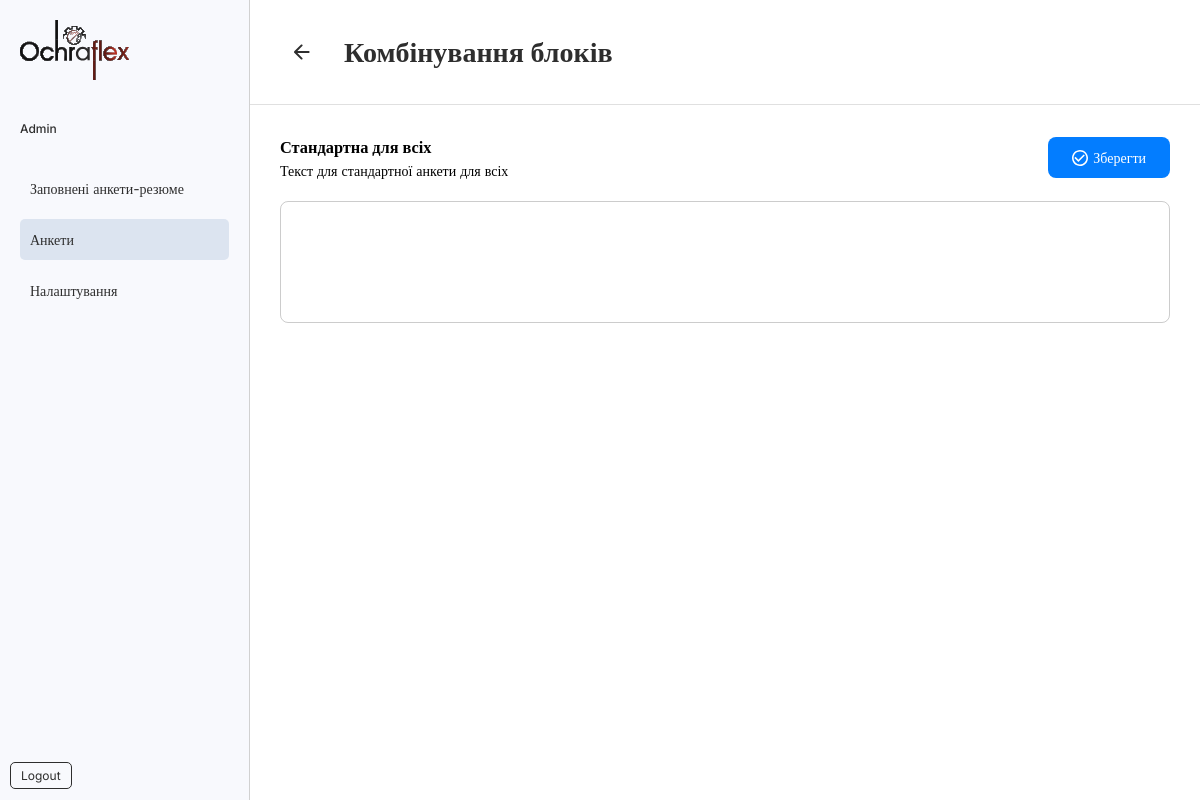
The page /dashboard/questionnaires/30/combine/ on the database its author committed.
### app/models.py (models this page shows, shortened)
class BlockTemplate(models.Model):
    LANGUAGES = (
        ('cs', 'Czech Republic'),
        ('de', 'Germany'),
    )  # Модель для зберігання шаблонів блоків
    user = models.ForeignKey(
        settings.AUTH_USER_MODEL, on_delete=models.CASCADE, related_name='block_templates')
    uuid = models.UUIDField(default=uuid.uuid4, editable=False, unique=True)
    name = models.CharField(max_length=255)  # Назва блоку
    description = models.TextField(blank=True, null=True)  # Опис блоку
    lanuage = models.CharField(
        blank=True, null=True, choices=LANGUAGES, max_length=128)
    created_at = models.DateTimeField(auto_now_add=True)  # Дата створення
    library_templates = models.ManyToManyField('LibraryTemplate', blank=True)

### app/views.py (the view, shortened to what this page needs)
def questionnaire_combine_view(request, id):
    block_template = BlockTemplate.objects.get(id=id)
    fields = Field.objects.filter(block_template=block_template)
    description_fields = DescriptionField.objects.filter(
        block_template=block_template)
    combined_blocks = CombinedBlock.objects.filter(
        block_template=block_template)
    fields = Field.objects.filter(block_template=block_template)
    context = {
        'block_template': block_template,
        'fields': fields,
        'description_fields': description_fields,
        'combined_blocks': combined_blocks
    }
    return render(request, 'dashboard/questionnaire/combine/q_detail_combine.html', context)

### app/templatetags/custom_filters.py (called while the page is built)
@register.simple_tag
def is_active_path(request, pattern):
    return "active" if re.match(pattern, request.path) else ""

### templates/dashboard/questionnaire/combine/q_detail_combine.html (shortened to what this page needs)
{% extends 'dashboard/dashboard_base.html' %} {% load static %}
{% block styles %}
<link
  rel="stylesheet"
  href="{% static 'css/dashboard/questionnaires/questionnaires.css' %}"
/>
{% endblock styles %}
{% block back %}
<div class="back-button">
  <a href="{% url 'questionnaire_detail' block_template.id %}">
    <img src="{% static 'images/icons/arrow-left.svg' %}" alt="Back button" />
  </a>
</div>
{% endblock back %}
{% block title_page %}Комбінування блоків{%endblock title_page %}
{% block main %} {% load static %}
<form method="POST" action="{% url 'create_combined_block' block_template.id %}">
  <div class="d-flex align-items-center justify-content-between">
    <div>
      <h3>{{ block_template.name }}</h3>
      <p>{{ block_template.description }}</p>
    </div>
    <div class="d-flex align-items-center">
      <button type="submit" class="button_primary button_reset d-flex align-items-center">
        Зберегти
      </button>
    </div>
  </div>
  <div class="example-template marg_top-20">
    <div class="border-field-questionnaire">
    </div>
  </div>
</form>
{% endblock main %}

### static/css/style.css (style rules this page uses)
body { position: relative; }
.inter-primary { font-family: "Inter", serif; font-optical-sizing: auto; font-size: 14px; font-weight: 400; font-style: normal; }
.button_reset { background-color: transparent; color: inherit; outline: none !important; border: none; border-radius: 8px; padding: 10px 24px; cursor: pointer; text-decoration: none; }
.button_primary, .button_primary_link { background-color: #037dff; color: #ffffff; transition: all 0.2s ease-in-out; }
.marg_top-20 { margin-top: 20px; }
.offset-right-5 { margin-right: 5px; }
.back-button { margin-right: 20px; border-radius: 100%; padding: 10px; }
.d-flex { display: flex !important; }
.align-items-center { align-items: center !important; }
.justify-content-between { justify-content: space-between !important; }

### static/css/auth/alert.css (style rules this page uses)
:root { --success-bg-color: #d5e6de; --success-text-color: #0a3622; --success-border-color: #9eccbd; --warning-bg-color: orange; --warning-text-color: orange; --warning-border-color: orange; --danger-bg-color: #f8d7da; --danger-text-color: #58151c; --danger-border-color: #f1aeb5; }

### static/css/dashboard/questionnaires/questionnaires.css (style rules this page uses)
.border-field-questionnaire { border: 1px solid rgba(0, 0, 0, 0.2); border-radius: 8px; padding: 50px; margin-bottom: 20px; }

### rows shown on the page
BlockTemplate: name "Стандартна для всіх", description "Текст для стандартної анкети для всіх"
